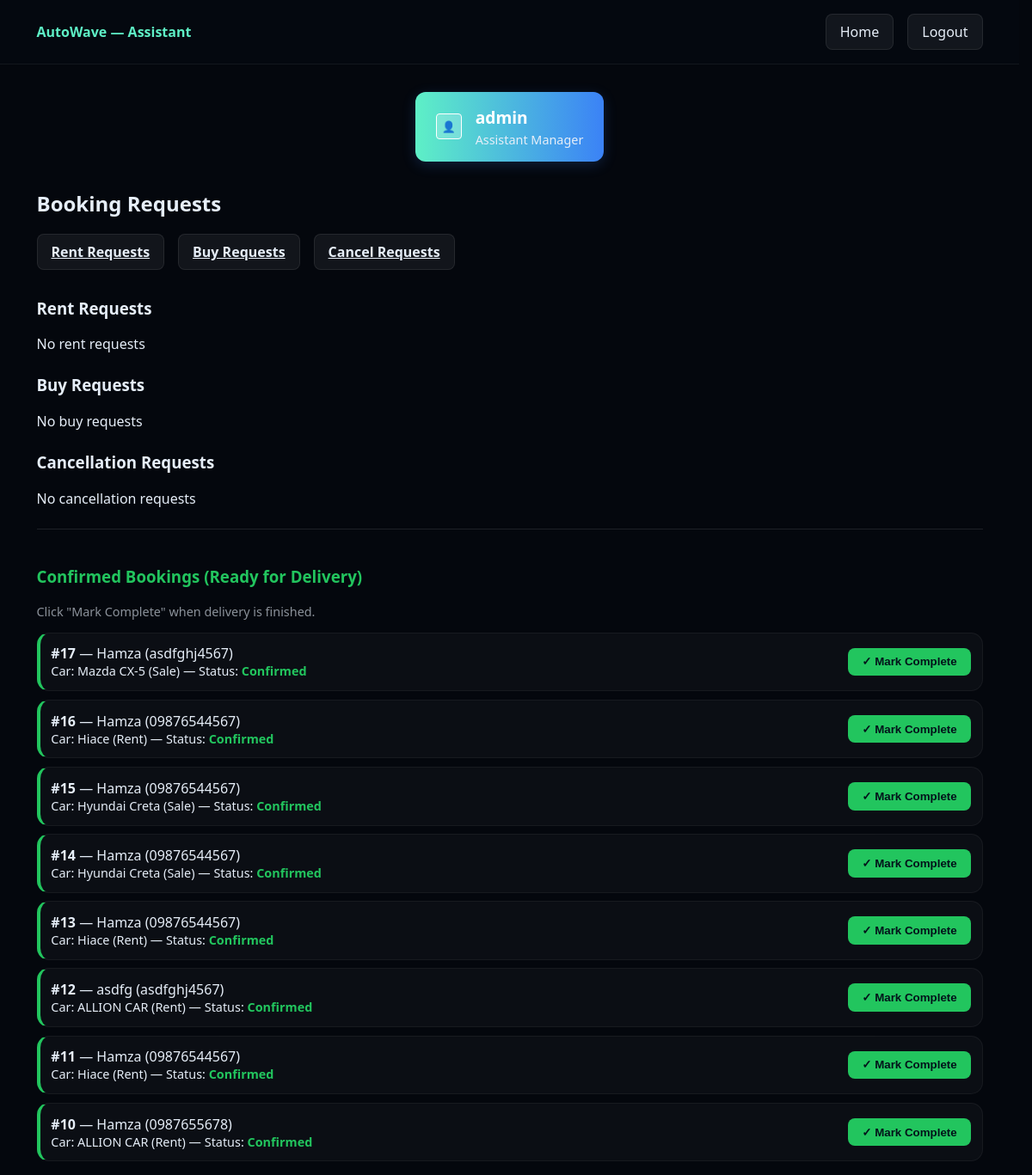
The page /assistant/ (signed in) on the database its author committed.
### car0/models.py (models this page shows, shortened)
class CustomUser(AbstractUser):
    image = models.ImageField(upload_to='profile_images/', blank=True, null=True)
    Otp = models.CharField(max_length=6, blank=True, null=True)
    is_verified = models.BooleanField(default=False)
    is_assistant_executive = models.BooleanField(default=False)
    is_client = models.BooleanField(default=True)
    created_at = models.DateTimeField(auto_now_add=True)
    updated_at = models.DateTimeField(auto_now=True)

class Booking(models.Model):
    car = models.ForeignKey('Car', on_delete=models.SET_NULL, null=True, blank=True)
    requester = models.ForeignKey(CustomUser, null=True, blank=True, on_delete=models.SET_NULL, related_name='bookings')
    full_name = models.CharField(max_length=200)
    mobile = models.CharField(max_length=50)
    location = models.CharField(max_length=255)
    id_number = models.CharField(max_length=100, help_text='NID or Passport number')
    driving_license_number = models.CharField(max_length=100, blank=True)
    driving_license_photo = models.ImageField(upload_to='bookings/licenses/', blank=True, null=True)
    client_photo = models.ImageField(upload_to='bookings/clients/', blank=True, null=True)
    start_date = models.DateField(null=True, blank=True)
    end_date = models.DateField(null=True, blank=True)
    created_at = models.DateTimeField(auto_now_add=True)
    REQUEST_TYPE_CHOICES = [
        ('rent', 'Rent'),
        ('buy', 'Buy'),
        ('cancel', 'Cancel Request'),
    ]
    request_type = models.CharField(max_length=12, choices=REQUEST_TYPE_CHOICES, default='rent')
    STATUS_CHOICES = [
        ('pending', 'Pending'),
        ('confirmed', 'Confirmed'),
        ('rejected', 'Rejected'),
        ('cancel_requested', 'Cancel Requested'),
        ('cancelled', 'Cancelled'),
        ('completed', 'Completed'),
    ]
    status = models.CharField(max_length=20, choices=STATUS_CHOICES, default='pending')
    processed_by = models.ForeignKey(CustomUser, null=True, blank=True, on_delete=models.SET_NULL, related_name='processed_bookings')
    processed_at = models.DateTimeField(null=True, blank=True)
    is_completed = models.BooleanField(default=False)

class Car(models.Model):
    TYPE_CHOICES = [
        ('rent', 'Rent'),
        ('sale', 'Sale'),
    ]
    model = models.CharField(max_length=200)
    slug = models.SlugField(max_length=220, blank=True, null=True, unique=False)
    description = models.TextField(blank=True)
    price = models.DecimalField(max_digits=10, decimal_places=2)
    photo = models.ImageField(upload_to='cars/', blank=True, null=True)
    car_type = models.CharField(max_length=8, choices=TYPE_CHOICES, default='rent')
    available = models.BooleanField(default=True)
    created_at = models.DateTimeField(auto_now_add=True)
    class Meta:
        ordering = ['-created_at']
        verbose_name = _("Car")
        verbose_name_plural = _("Cars")
    def __str__(self):
        return f"{self.model} ({self.get_car_type_display()})"

### car0/views.py (the view)
# urls.py: path('assistant/', assistant_dashboard, name='assistant_dashboard'),
@login_required
def assistant_dashboard(request):
    if not (request.user.is_superuser or request.user.is_assistant_executive):
        messages.error(request, 'Permission denied')
        return redirect('home')
    rent_requests = Booking.objects.filter(request_type='rent', status='pending', is_completed=False).order_by('-created_at')
    buy_requests = Booking.objects.filter(request_type='buy', status='pending', is_completed=False).order_by('-created_at')
    cancel_requests = Booking.objects.filter(status='cancel_requested', is_completed=False).order_by('-created_at')
    confirmed_bookings = Booking.objects.filter(status='confirmed', is_completed=False).order_by('-created_at')
    return render(request, 'assistant_dashboard.html', {
        'rent_requests': rent_requests,
        'buy_requests': buy_requests,
        'cancel_requests': cancel_requests,
        'confirmed_bookings': confirmed_bookings,
        'assistant_user': request.user,
    })

### templates/assistant_dashboard.html (shortened to what this page needs)
{% load static %}
<!doctype html>
<html lang="en">
<head>
<link rel="stylesheet" href="{% static 'css/home.css' %}">
</head>
<body hx-get="." hx-trigger="every 12s" hx-swap="outerHTML">
<header class="topbar">
  <div class="container topbar-inner" style="display:flex;align-items:center;justify-content:space-between;">
    <div class="logo" style="font-weight:700;color:#5ef0c6">AutoWave — Assistant</div>
    <div style="display:flex;gap:1rem;align-items:center;">
      <a href="{% url 'home' %}" class="btn ghost">Home</a>
      <a href="{% url 'logout' %}" class="btn ghost">Logout</a>
    </div>
  </div>
</header>
<main class="container" style="padding:1rem;margin-top:1rem;">
  <div style="display:flex;align-items:center;justify-content:center;margin-bottom:2rem;">
    <div class="profile-card">
      <div style="display:flex;align-items:center;gap:1rem;">
        {% if assistant_user.image %}
          <img src="{{ assistant_user.image.url }}" alt="Profile" class="assistant-profile-photo-small">
        {% else %}
          <div class="assistant-profile-photo-small-placeholder">👤</div>
        {% endif %}
        <div>
          <div style="font-size:1.2rem;font-weight:700;color:#fff;">{{ assistant_user.get_full_name|default:assistant_user.username }}</div>
          <div style="font-size:0.9rem;color:#e6eef8;margin-top:0.2rem;">Assistant Manager</div>
        </div>
      </div>
    </div>
  </div>
  <h2 style="margin-bottom:1.2rem;">Booking Requests</h2>
  <div style="display:flex;gap:1rem;flex-wrap:wrap;margin-bottom:2rem;">
    <a href="#rent" class="btn ghost">Rent Requests</a>
    <a href="#buy" class="btn ghost">Buy Requests</a>
    <a href="#cancel" class="btn ghost">Cancel Requests</a>
  </div>
  <section id="rent" style="margin-top:1.5rem;">
    <h3>Rent Requests</h3>
    {% for b in rent_requests %}
      <div class="card glass" style="padding:1.2rem 1.5rem;margin-top:1.1rem;border-left: 4px solid #f59e0b;box-shadow:0 2px 12px rgba(59,130,246,0.08);">
        <div style="display:flex;flex-wrap:wrap;gap:1.5rem;align-items:center;">
          <div style="flex:1;min-width:220px;">
            <div style="display:flex;align-items:center;gap:0.5rem;">
              {% if b.client_photo %}
                <img src="{{ b.client_photo.url }}" alt="Client Photo" class="booking-client-photo" style="width:24px !important;height:24px !important;border-radius:3px !important;object-fit:cover;">
              {% else %}
                <div style="width:24px;height:24px;border-radius:3px;background:#eee;display:flex;align-items:center;justify-content:center;font-size:0.8rem;color:#3b82f6;">👤</div>
              {% endif %}
              <div>
                <strong style="font-size:1.1rem;color:#22c55e;">#{{ b.id }}</strong> — <span style="font-weight:600;">{{ b.full_name }}</span>
                <div style="font-size:0.95rem;color:#3b82f6;">Mobile: {{ b.mobile }}</div>
              </div>
            </div>
            <div style="margin-top:0.5rem;font-size:0.95rem;color:#555;">
              <span>Car: <b>{{ b.car }}</b></span> | <span>Type: <b>{{ b.get_request_type_display }}</b></span> | <span>Status: <b style="color:#f59e0b;">{{ b.get_status_display }}</b></span>
            </div>
            <div style="margin-top:0.5rem;font-size:0.95rem;color:#555;">
              <span>Location: <b>{{ b.location }}</b></span> | <span>ID: <b>{{ b.id_number }}</b></span>
            </div>
            <div style="margin-top:0.5rem;font-size:0.95rem;color:#555;">
              <span>License: <b>{{ b.driving_license_number }}</b></span>
              {% if b.driving_license_photo %}
                | <a href="{{ b.driving_license_photo.url }}" target="_blank" style="color:#3b82f6;text-decoration:underline;">View License Photo</a>
              {% endif %}
            </div>
            <div style="margin-top:0.5rem;font-size:0.95rem;color:#555;">
              <span>Created: <b>{{ b.created_at|date:"M d, Y H:i" }}</b></span>
            </div>
          </div>
          <div style="display:flex;flex-direction:column;gap:0.7rem;min-width:120px;align-items:flex-end;">
            <form method="post" action="{% url 'assistant_process_booking' b.id %}">
              {% csrf_token %}
              <input type="hidden" name="action" value="confirm">
              <button class="btn primary" type="submit">Confirm</button>
            </form>
            <form method="post" action="{% url 'assistant_process_booking' b.id %}">
              {% csrf_token %}
              <input type="hidden" name="action" value="reject">
              <button class="btn ghost" type="submit">Reject</button>
            </form>
          </div>
        </div>
      </div>
    {% empty %}
      <p>No rent requests</p>
    {% endfor %}
  </section>
  <section id="buy" style="margin-top:1.5rem;">
    <h3>Buy Requests</h3>
    {% for b in buy_requests %}
      <div class="card" style="padding:0.8rem;margin-top:0.6rem;border-left: 4px solid #f59e0b;">
        <div style="display:flex;justify-content:space-between;align-items:center;flex-wrap:wrap;gap:0.8rem;">
          <div style="flex:1;min-width:200px;">
            <strong>#{{ b.id }}</strong> — {{ b.full_name }} ({{ b.mobile }})
            <div style="font-size:0.9rem;color:var(--muted);">Car: {{ b.car }} — Status: <span style="color:#f59e0b;font-weight:600;">{{ b.get_status_display }}</span></div>
          </div>
          <div style="display:flex;gap:0.5rem;flex-wrap:wrap;">
            <form method="post" action="{% url 'assistant_process_booking' b.id %}">
              {% csrf_token %}
              <input type="hidden" name="action" value="confirm">
              <button class="btn primary" type="submit">Confirm</button>
            </form>
            <form method="post" action="{% url 'assistant_process_booking' b.id %}">
              {% csrf_token %}
              <input type="hidden" name="action" value="reject">
              <button class="btn ghost" type="submit">Reject</button>
            </form>
          </div>
        </div>
      </div>
    {% empty %}
      <p>No buy requests</p>
    {% endfor %}
  </section>
  <section id="cancel" style="margin-top:1.5rem;">
    <h3>Cancellation Requests</h3>
    {% for b in cancel_requests %}
      <div class="card" style="padding:0.8rem;margin-top:0.6rem;border-left: 4px solid #ef4444;">
        <div style="display:flex;justify-content:space-between;align-items:center;flex-wrap:wrap;gap:0.8rem;">
          <div style="flex:1;min-width:200px;">
            <strong>#{{ b.id }}</strong> — {{ b.full_name }} ({{ b.mobile }})
            <div style="font-size:0.9rem;color:var(--muted);">Car: {{ b.car }} — Status: <span style="color:#ef4444;font-weight:600;">{{ b.get_status_display }}</span></div>
          </div>
          <div style="display:flex;gap:0.5rem;flex-wrap:wrap;">
            <form method="post" action="{% url 'cancel_booking_confirmed' b.id %}" style="display:inline;">
              {% csrf_token %}
              <button class="btn primary" type="submit" style="background:#ef4444;">Approve Cancel</button>
            </form>
            <form method="post" action="{% url 'deny_cancellation' b.id %}" style="display:inline;">
              {% csrf_token %}
              <button class="btn ghost" type="submit">Deny Cancel</button>
            </form>
          </div>
        </div>
      </div>
    {% empty %}
      <p>No cancellation requests</p>
    {% endfor %}
  </section>
  <section id="confirmed" style="margin-top:1.5rem;padding-top:1.5rem;border-top:1px solid rgba(255,255,255,0.1);">
    <h3 style="color:#22c55e;">Confirmed Bookings (Ready for Delivery)</h3>
    <p style="color:rgba(230,238,248,0.6);font-size:0.9rem;">Click "Mark Complete" when delivery is finished.</p>
    {% for b in confirmed_bookings %}
      <div class="card" style="padding:0.8rem;margin-top:0.6rem;border-left: 4px solid #22c55e;">
        <div style="display:flex;justify-content:space-between;align-items:center;flex-wrap:wrap;gap:0.8rem;">
          <div style="flex:1;min-width:200px;">
            <strong>#{{ b.id }}</strong> — {{ b.full_name }} ({{ b.mobile }})
            <div style="font-size:0.9rem;color:var(--muted);">Car: {{ b.car }} — Status: <span style="color:#22c55e;font-weight:600;">{{ b.get_status_display }}</span></div>
          </div>
          <div style="display:flex;gap:0.5rem;flex-wrap:wrap;">
            <form method="post" action="{% url 'mark_delivery_complete' b.id %}" style="display:inline;">
              <button class="btn primary" type="submit" style="background:#22c55e;">✓ Mark Complete</button>
            </form>
          </div>
        </div>
      </div>
    {% empty %}
      <p style="color:rgba(230,238,248,0.4);">No confirmed bookings awaiting delivery.</p>
    {% endfor %}
  </section>
</main>
</body>
</html>

### static/css/home.css (style rules this page uses)
html, body { scroll-behavior: smooth; -webkit-overflow-scrolling: touch; scrollbar-gutter: stable; margin: 0; padding: 0; font-family: system-ui, sans-serif; background: #04070d; color: #e6eef8; }
.container { max-width: 1100px; margin: 0 auto; padding: 1rem; }
.topbar { position: sticky; top: 0; background: rgba(6, 10, 18, 0.65); backdrop-filter: blur(12px); border-bottom: 1px solid rgba(255,255,255,0.06); z-index: 50; }
.topbar a { color: #d9e4f0; text-decoration: none; font-weight: 500; }
.btn { padding: .55rem 1rem; border-radius: 8px; font-weight: 600; cursor: pointer; border: none; }
.btn.primary { background: linear-gradient(90deg, #5ef0c6, #60a5fa); color: #03121a; }
.btn.ghost { background: rgba(255,255,255,0.06); color: #e6eef8; border: 1px solid rgba(255,255,255,0.08); }
.card { border-radius: 14px; overflow: hidden; background: rgba(255,255,255,0.03); border: 1px solid rgba(255,255,255,0.05); }
.profile-card { background: linear-gradient(90deg, #5ef0c6 0%, #3b82f6 100%); box-shadow: 0 4px 16px rgba(59, 130, 246, 0.2); border-radius: 12px; padding: 1rem 1.5rem; display: flex; align-items: center; animation: fadeInProfile 1s cubic-bezier(0.4, 0, 0.2, 1); max-width: 400px; }
.assistant-profile-photo-small-placeholder { width: 28px; height: 28px; border-radius: 4px; background: rgba(255, 255, 255, 0.2); display: flex; align-items: center; justify-content: center; font-size: 0.8rem; color: #fff; flex-shrink: 0; border: 1px solid #fff; }

### rows shown on the page
CustomUser: get_full_name "admin"
Booking: id "17", full_name "Hamza", mobile "asdfghj4567", car "Mazda CX-5 (Sale)", status "Confirmed"
Booking: id "16", full_name "Hamza", mobile "09876544567", car "Hiace (Rent)", status "Confirmed"
Booking: id "15", full_name "Hamza", mobile "09876544567", car "Hyundai Creta (Sale)", status "Confirmed"
Booking: id "14", full_name "Hamza", mobile "09876544567", car "Hyundai Creta (Sale)", status "Confirmed"
Booking: id "13", full_name "Hamza", mobile "09876544567", car "Hiace (Rent)", status "Confirmed"
Booking: id "12", full_name "asdfg", mobile "asdfghj4567", car "ALLION CAR (Rent)", status "Confirmed"
Booking: id "11", full_name "Hamza", mobile "09876544567", car "Hiace (Rent)", status "Confirmed"
Booking: id "10", full_name "Hamza", mobile "0987655678", car "ALLION CAR (Rent)", status "Confirmed"
